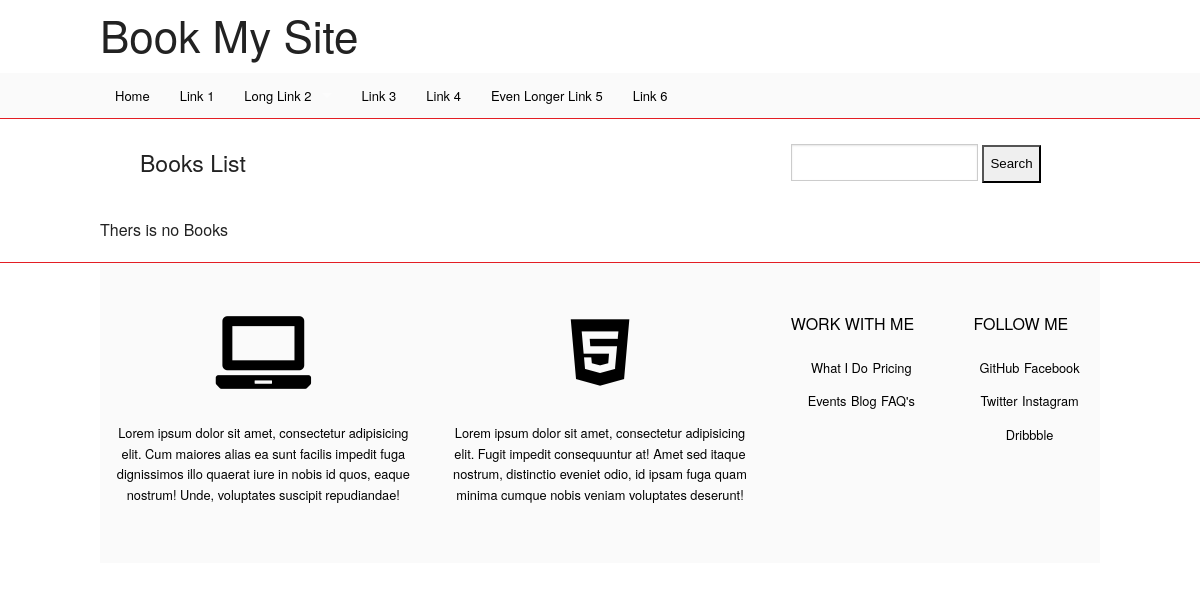
The page /books/ on the database as committed earlier.
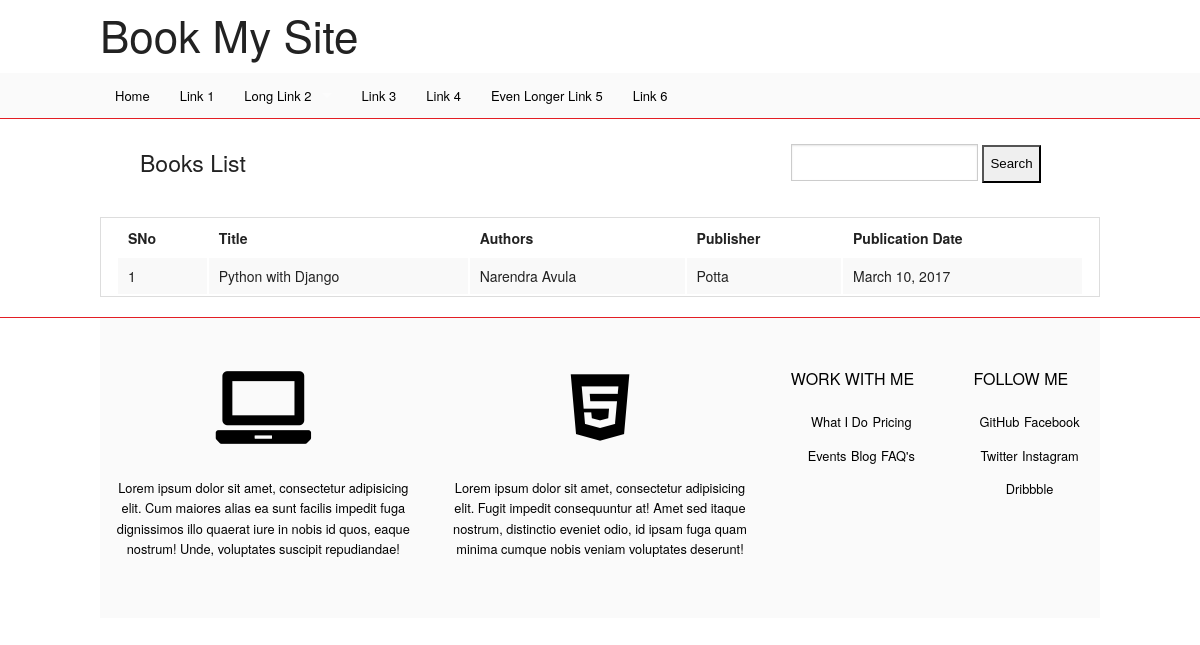
The same page on the database as committed later.
### books/models.py (models this page shows, shortened)
class Book(models.Model):
    title = models.CharField(max_length=100)
    authors = models.ManyToManyField(Author)
    publisher = models.ForeignKey(Publisher)
    publication_date = models.DateField()
    def get_authors(self):
        return ", ".join([str(author) for author in self.authors.all()])

class Author(models.Model):
    first_name = models.CharField(max_length=30)
    last_name = models.CharField(max_length=40)
    email = models.EmailField(blank=True)
    def __str__(self):
        return u'%s %s' %(self.first_name, self.last_name)

class Publisher(models.Model):
    name = models.CharField(max_length=30)
    address = models.CharField(max_length=50)
    city = models.CharField(max_length=60)
    state_province = models.CharField(max_length=50)
    country = models.CharField(max_length=50)
    website = models.URLField()
    def __str__(self):
        return self.name

### books/views.py (the view)
def books_list(request):
    books = Book.objects.all()
    context  =  {'books': books}
    return render(request, 'books/booksList.html', context)

### templates/books/booksList.html (shortened to what this page needs)
{% extends 'baseTemplate.html' %}
{% block content %}
    <div class="row" style="padding: 25px; padding-bottom: 0">
        <div class="small-8 columns">
            <h4> Books List </h4>
        </div>
        <div class="small-4 columns">
            <form action="/books/search/" method="get">
                <ul>
                    <li><input type="text" name="query"></li>
                    <li><input type="submit" value="Search" id="searchBook"></li>
                </ul>
            </form>
        </div>
    </div>
    <div class="row">
        {% if books %}
            <table class="small-12 columns">
                <tr>
                    <th>SNo</th>
                    <th>Title</th>
                    <th>Authors</th>
                    <th>Publisher</th>
                    <th>Publication Date</th>
                </tr>
                {% for book in books %}
                    <tr>
                        <td>{{ forloop.counter }}</td>
                        <td>{{ book.title }}</td>
                        <td>{{ book.get_authors }}</td>
                        <td>{{ book.publisher }}</td>
                        <td>{{ book.publication_date }}</td>
                    </tr>
                {% endfor %}
            </table>
        {% else %}
            <p>Thers is no Books</p>
        {% endif %}
    </div>
{% endblock content %}

Rows that differ between the two databases and show on the page:
added Book: title "Python with Django", get_authors "Narendra Avula", publisher "Potta", publication_date "March 10, 2017"
Other text that changed with them:
text no longer shown: "Thers is no Books"
text now shown: "SNo Title Authors Publisher Publication Date"
